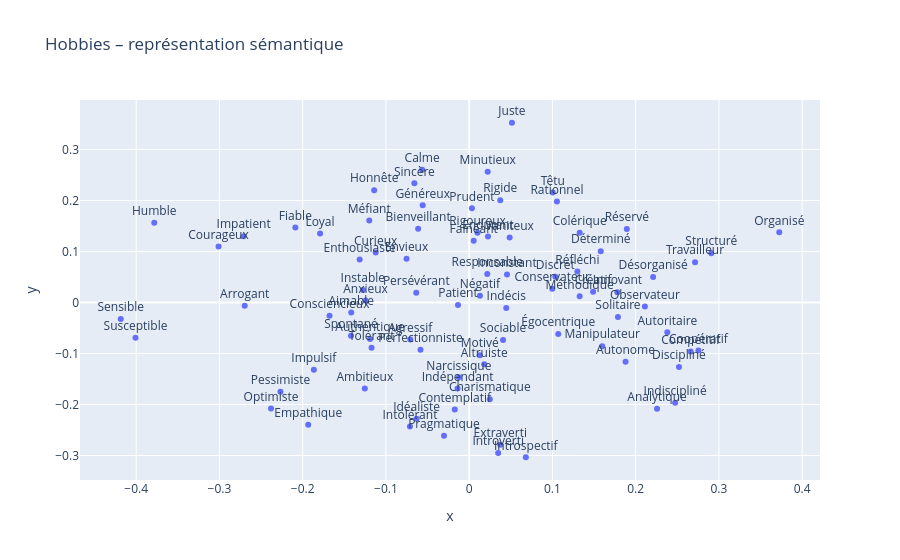

Notebook code for this chart:
### Code cell
import plotly.express as px

fig = px.scatter(
    x=vectors_2d[:, 0],
    y=vectors_2d[:, 1],
    text=hobbies,
    title="Hobbies – représentation sémantique"
)

fig.update_traces(textposition='top center')
fig.show()

### Figure 1 — Plotly figure (JSON) as saved in the notebook; plotly's stock layout.template omitted (floating-point values rounded to 4 significant figures)
{"data": [{"hovertemplate": "x=%{x}<br>y=%{y}<br>text=%{text}<extra></extra>", "legendgroup": "", "marker": {"color": "#636efa", "symbol": "circle"}, "mode": "markers+text", "name": "", "orientation": "v", "showlegend": false, "text": ["Altruiste", "Ambitieux", "Aimable", "Authentique", "Bienveillant", "Calme", "Charismatique", "Consciencieux", "Coopératif", "Courageux", "Créatif", "Curieux", "Déterminé", "Discipliné", "Empathique", "Endurant", "Enthousiaste", "Fiable", "Généreux", "Honnête", "Humble", "Indépendant", "Innovant", "Juste", "Loyal", "Méthodique", "Motivé", "Optimiste", "Organisé", "Patient", "Persévérant", "Prudent", "Responsable", "Rigoureux", "Sincère", "Sociable", "Tolérant", "Travailleur", "Analytique", "Autonome", "Compétitif", "Conservateur", "Contemplatif", "Discret", "Introverti", "Extraverti", "Idéaliste", "Indécis", "Introspectif", "Méfiant", "Minutieux", "Observateur", "Perfectionniste", "Pragmatique", "Rationnel", "Réfléchi", "Réservé", "Sensible", "Solitaire", "Spontané", "Structuré", "Agressif", "Anxieux", "Arrogant", "Autoritaire", "Colérique", "Désorganisé", "Égocentrique", "Envieux", "Fainéant", "Impatient", "Impulsif", "Inconstant", "Indiscipliné", "Instable", "Intolérant", "Manipulateur", "Narcissique", "Négatif", "Pessimiste", "Rigide", "Susceptible", "Têtu", "Vaniteux"], "textposition": "top center", "type": "scatter", "x": [0.01803, -0.1254, -0.1417, -0.1191, -0.06133, -0.05646, 0.02475, -0.1678, 0.2753, -0.3011, 0.1489, -0.1123, 0.158, 0.252, -0.1934, 0.02257, -0.1315, -0.2088, -0.05585, -0.1141, -0.3783, -0.01394, 0.178, 0.05138, -0.1791, 0.1327, 0.01274, -0.238, 0.3724, -0.01346, -0.06354, 0.003295, 0.02173, 0.01001, -0.06584, 0.04067, -0.1173, 0.2713, 0.2256, 0.1878, 0.266, 0.09982, -0.01732, 0.1034, 0.0348, 0.03734, -0.0632, 0.04451, 0.06804, -0.12, 0.02222, 0.211, -0.05849, -0.03025, 0.1054, 0.13, 0.1893, -0.4185, 0.1787, -0.1419, 0.2908, -0.07066, -0.1245, -0.2696, 0.238, 0.1327, 0.2209, 0.107, -0.07525, 0.005426, -0.2709, -0.1866, 0.04543, 0.2473, -0.1278, -0.07117, 0.1598, -0.01237, 0.01293, -0.2267, 0.03733, -0.4008, 0.1003, 0.04859], "xaxis": "x", "y": [-0.1213, -0.1688, -0.01979, -0.07145, 0.1444, 0.2601, -0.1897, -0.02616, -0.09413, 0.1098, 0.02126, 0.098, 0.1006, -0.1262, -0.2394, 0.1296, 0.08427, 0.1472, 0.1904, 0.22, 0.1564, -0.1684, 0.02028, 0.3523, 0.1351, 0.01215, -0.1033, -0.2079, 0.1376, -0.004925, 0.01903, 0.1846, 0.05577, 0.1367, 0.2337, -0.07337, -0.08856, 0.0789, -0.2085, -0.1161, -0.09588, 0.02697, -0.2099, 0.05036, -0.2948, -0.2789, -0.2281, -0.01073, -0.3034, 0.1606, 0.2564, -0.007844, -0.09247, -0.2612, 0.1981, 0.06068, 0.1441, -0.03255, -0.02853, -0.06545, 0.0966, -0.07271, 0.004088, -0.00632, -0.0586, 0.1368, 0.04971, -0.06166, 0.08551, 0.1209, 0.1299, -0.1321, 0.05471, -0.1965, 0.02456, -0.2432, -0.08564, -0.1466, 0.01331, -0.1749, 0.2006, -0.069, 0.2158, 0.1273], "yaxis": "y"}], "layout": {"legend": {"tracegroupgap": 0}, "title": {"text": "Hobbies – représentation sémantique"}, "xaxis": {"anchor": "y", "domain": [0, 1], "title": {"text": "x"}}, "yaxis": {"anchor": "x", "domain": [0, 1], "title": {"text": "y"}}}}
